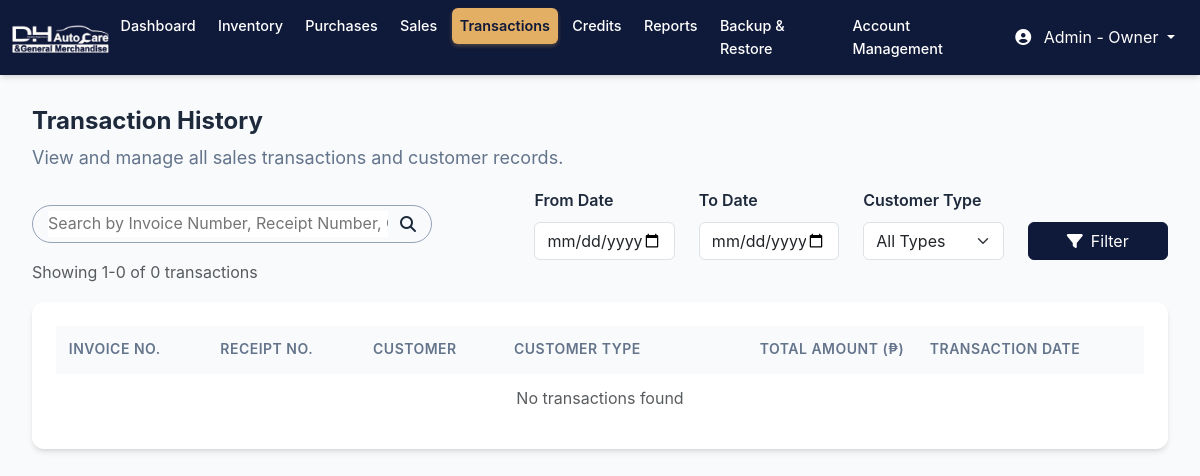
Page /transaction_history.php (signed in) on the earlier database version.
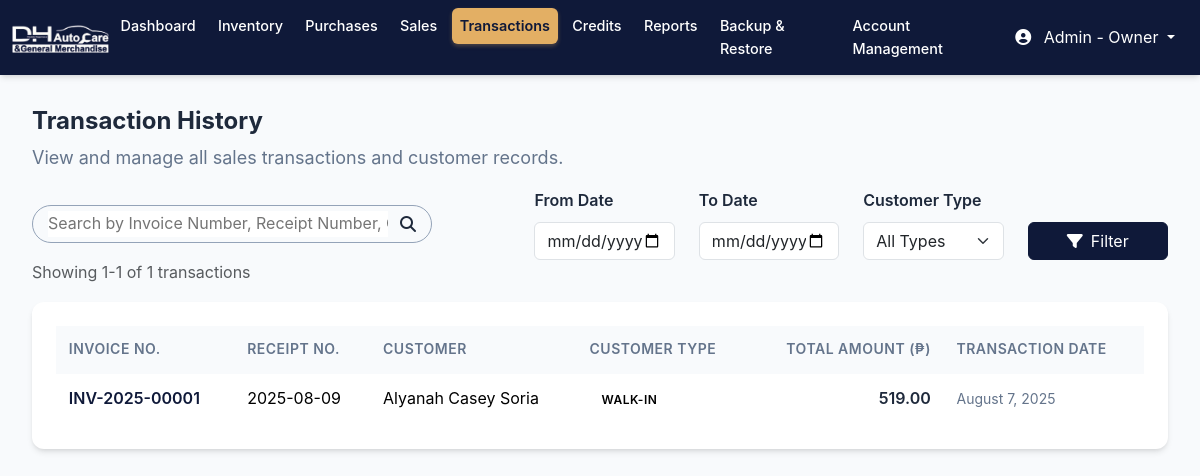
Same page on the later database version.
### tables this page shows
CREATE TABLE `purchase_transactions` (
  `transaction_id` int(11) NOT NULL AUTO_INCREMENT,
  `transaction_date` date NOT NULL,
  `payment_method` varchar(50) NOT NULL,
  `creditor_id` int(11) DEFAULT NULL,
  `subtotal` decimal(10,2) NOT NULL,
  `discount_percentage` decimal(10,2) DEFAULT 0.00,
  `grand_total` decimal(10,2) NOT NULL,
  `external_receipt_no` varchar(50) DEFAULT NULL,
  `invoice_no` varchar(255) NOT NULL,
  `customer_type` varchar(50) DEFAULT NULL,
  `customer_firstName` varchar(255) NOT NULL,
  `customer_middleName` varchar(255) NOT NULL,
  `customer_lastName` varchar(255) NOT NULL,
  `customer_suffix` varchar(255) NOT NULL,
  `created_at` timestamp NOT NULL DEFAULT current_timestamp(),
  PRIMARY KEY (`transaction_id`),
  UNIQUE KEY `external_receipt_no` (`external_receipt_no`),
  KEY `fk_creditor_id` (`creditor_id`),
  CONSTRAINT `fk_creditor_id` FOREIGN KEY (`creditor_id`) REFERENCES `tbl_creditors` (`creditor_id`) ON DELETE CASCADE
);

### transaction_history.php (the view, shortened to what this page needs)
<?php
include ('mycon.php');
$search = isset($_GET['search']) ? $_GET['search'] : '';
$params = [];
$whereClause = '';
$countQuery = "SELECT COUNT(*) as total FROM purchase_transactions pt LEFT JOIN tbl_credit_transactions ct ON pt.transaction_id = ct.transaction_id $whereClause";
$countStmt = $mysqli->prepare($countQuery);
$countStmt->execute();
$totalResult = $countStmt->get_result();
$totalCount = $totalResult->fetch_assoc()['total'];
$itemsPerPage = 5;
$currentPage = isset($_GET['page']) ? (int)$_GET['page'] : 1;
$offset = ($currentPage - 1) * $itemsPerPage;
$query = "SELECT pt.transaction_id, pt.invoice_no, pt.external_receipt_no, pt.customer_type, pt.grand_total, pt.transaction_date, pt.customer_firstName, pt.customer_middleName, pt.customer_lastName, pt.customer_suffix, ct.creditor_id
          FROM purchase_transactions pt
          LEFT JOIN tbl_credit_transactions ct ON pt.transaction_id = ct.transaction_id
          $whereClause
          ORDER BY pt.transaction_date DESC, pt.transaction_id DESC
          LIMIT ? OFFSET ?";
$stmt = $mysqli->prepare($query);
$allParams = array_merge($params, [$itemsPerPage, $offset]);
$stmt->bind_param(str_repeat('s', count($allParams)), ...$allParams);
$stmt->execute();
$result = $stmt->get_result();
$startItem = $offset + 1;
$endItem = min($offset + $itemsPerPage, $totalCount);
?>
<!DOCTYPE html>
<html lang="en">
<head>
    <link href="bootstrap-5.3.3-dist/css/bootstrap.min.css" rel="stylesheet">
    <link href="assets/docs.css" rel="stylesheet">
    <link rel="stylesheet" href="css/all.min.css">
    <link rel="stylesheet" href="css/fontawesome.min.css">
    <link rel="stylesheet" href="css/jquery-ui.css">
    <link rel="stylesheet" href="css/interfont.css">
    <link rel="stylesheet" href="css/style.css">
</head>
<body>
    <?php $activePage = 'transaction_history'; include 'navbar.php'; ?>
    <main class="main-content">
        <header class="page-header">
            <div class="header-content">
                <div class="header-left">
                    <h1 class="page-title">Transaction History</h1>
                    <p class="page-subtitle">View and manage all sales transactions and customer records.</p>
                </div>
            </div>
        </header>
        <div class="main-container">
            <div class="align-items-center d-flex justify-content-between">
                <div class='d-flex justify-content-between align-items-center' style='width: 570px;'>
                    <div class="search-container">
                        <input type="text" name="search" id="search" placeholder="Search by Invoice Number, Receipt Number, Customer Name" autocomplete="off" value="<?php echo htmlspecialchars($search); ?>">
                        <i class="fa-solid fa-magnifying-glass"></i>
                    </div>
                </div>
                <div class="row align-items-end">
                    <div class="col-md-3">
                        <label for="from-date" class="form-label fw-semibold">From Date</label>
                        <input type="date" class="form-control" id="from-date" name="from-date">
                    </div>
                    <div class="col-md-3">
                        <label for="to-date" class="form-label fw-semibold">To Date</label>
                        <input type="date" class="form-control" id="to-date" name="to-date">
                    </div>
                    <div class="col-md-3">
                        <label for="customer-type" class="form-label fw-semibold">Customer Type</label>
                        <select class="form-select" id="customer-type" name="customer-type">
                            <option value="">All Types</option>
                        </select>
                    </div>
                    <div class="col-md-3">
                        <button type="button" class="btn btn-primary w-100" id="filter-btn">
                            <i class="fas fa-filter me-2"></i>Filter
                        </button>
                    </div>
                </div>
            </div>
            <div class='mb-3'>
                <p class="text-muted mb-0">
                    Showing <span id="showing-count"><?php echo $startItem; ?>-<?php echo $endItem; ?></span> of <span id="total-count"><?php echo $totalCount; ?></span> transactions
                </p>
            </div>
            <div class="history">
                <div class="table-responsive">
                    <table class="table table-hover">
                        <thead class="table-light">
                            <tr class='align-middle'>
                                <th>Invoice No.</th>
                                <th>Receipt No.</th>
                                <th>Customer</th>
                                <th>Customer Type</th>
                                <th class='text-end'>Total Amount (₱)</th>
                                <th>Transaction Date</th>
                            </tr>
                        </thead>
                        <tbody id="transaction-tbody">
                            <?php if ($result->num_rows > 0): ?>
                                <?php while ($row = $result->fetch_assoc()): ?>
                                    <tr class="align-middle" style="cursor: pointer;" onclick="viewTransactionDetails(<?php echo htmlspecialchars($row['transaction_id']); ?>, '<?php echo htmlspecialchars($row['customer_type']); ?>', <?php echo !empty($row['creditor_id']) ? $row['creditor_id'] : 'null'; ?>, '<?php echo htmlspecialchars($row['invoice_no']); ?>')">
                                        <td><span class="invoice-number"><?php echo htmlspecialchars($row['invoice_no']); ?></span></td>
                                        <td><span class="receipt-number"><?php echo htmlspecialchars($row['external_receipt_no']); ?></span></td>
                                        <td>
                                <?php
                                if (stripos($row['customer_type'], 'credit') !== false && !empty($row['creditor_id'])) {
                                    $creditorId = (int)$row['creditor_id'];
                                    $creditorName = '';
                                    $creditorQuery = "SELECT org_name, creditor_fn, creditor_mn, creditor_ln, creditor_suffix, creditor_nickname FROM tbl_creditors WHERE creditor_id = ? LIMIT 1";
                                    $creditorStmt = $mysqli->prepare($creditorQuery);
                                    $creditorStmt->bind_param('i', $creditorId);
                                    $creditorStmt->execute();
                                    $creditorResult = $creditorStmt->get_result();
                                    if ($cred = $creditorResult->fetch_assoc()) {
                                        if (!empty($cred['org_name'])) {
                                            $creditorName = $cred['org_name'];
                                        } else {
                                            $fullName = trim(($cred['creditor_fn'] ?? '') . ' ' . ($cred['creditor_mn'] ?? '') . ' ' . ($cred['creditor_ln'] ?? '') . ' ' . ($cred['creditor_suffix'] ?? ''));
                                            if (!empty(trim($fullName))) {
                                                $creditorName = $fullName;
                                            } elseif (!empty($cred['creditor_nickname'])) {
                                                $creditorName = $cred['creditor_nickname'];
                                            } else {
                                                $creditorName = 'N/A';
                                            }
                                        }
                                    }
                                    $creditorStmt->close();
                                    echo htmlspecialchars($creditorName);
                                } elseif (stripos($row['customer_type'], 'credit') !== false) {
                                    echo '<span class="text-muted">Creditor info not found</span>';
                                } else {
                                    $customerName = trim($row['customer_firstName'] . ' ' . $row['customer_middleName'] . ' ' . $row['customer_lastName'] . ' ' . $row['customer_suffix']);
                                    echo htmlspecialchars($customerName ?: '');
                                }
                            ?>
                        </td>
                        <td>
                            <?php
                                $typeClass = strtolower(str_replace([' ', '-'], ['-', ''], $row['customer_type']));
                            ?>
                            <span class="customer-type-badge <?php echo $typeClass; ?>"><?php echo htmlspecialchars($row['customer_type']); ?></span>
                        </td>
                        <td class="text-end"><span class="amount"><?php echo number_format($row['grand_total'], 2); ?></span></td>
                        <td><span class="date"><?php echo date('F j, Y', strtotime($row['transaction_date'])); ?></span></td>
                    </tr>
                    <?php endwhile; ?>
                    <?php else: ?>
                        <tr>
                            <td colspan="6" class="text-center text-muted">No transactions found</td>
                        </tr>
                    <?php endif; ?>
                </tbody>
            </table>
        </div>
            </div>
        </div>
    </main>
</body>
</html>

### navbar.php (shortened to what this page needs)
<?php
$displayRole = (isset($_SESSION['role']) && $_SESSION['role'] === 'admin') ? 'Admin - Owner' : 'Cashier - Employee';
?>
    <nav class="navbar navbar-expand-lg navbar-light">
        <div class="container-fluid">
            <a class="navbar-brand" href="dashboard.php">
                <img src="images/dh-logo.png" alt="DH AUTOCARE" class="img-fluid" style="width: 100px;">
            </a>
            <div class="collapse navbar-collapse" id="navbarNav">
                <ul class="navbar-nav mx-auto">
                    <li class="nav-item">
                        <a class="nav-link <?php echo ($activePage === 'dashboard') ? 'active' : ''; ?>" href="dashboard.php">Dashboard</a>
                    </li>
                    <li class="nav-item">
                        <a class="nav-link <?php echo ($activePage === 'inventory') ? 'active' : ''; ?>" href="inventory.php">Inventory</a>
                    </li>
                    <li class="nav-item">
                        <a class="nav-link <?php echo ($activePage === 'supplier') ? 'active' : ''; ?>" href="supplier.php">Purchases</a>
                    </li>
                    <li class="nav-item">
                        <a class="nav-link <?php echo ($activePage === 'sales') ? 'active' : ''; ?>" href="sales.php">Sales</a>
                    </li>
                    <li class="nav-item">
                        <a class="nav-link <?php echo ($activePage === 'transaction_history') ? 'active' : ''; ?>" href="transaction_history.php">Transactions</a>
                    </li>
                    <li class="nav-item">
                        <a class="nav-link <?php echo ($activePage === 'creditor_list') ? 'active' : ''; ?>" href="creditor_list.php">Credits</a>
                    </li>
                    <li class="nav-item">
                        <a class="nav-link <?php echo ($activePage === 'reports') ? 'active' : ''; ?>" href="reports.php">Reports</a>
                    </li>
                    <li class="nav-item">
                        <a class="nav-link <?php echo ($activePage === 'backup_management') ? 'active' : ''; ?>" href="backup_management.php">Backup & Restore</a>
                    </li>
                    <?php if (isset($_SESSION['role']) && $_SESSION['role'] === 'admin'): ?>
                    <li class="nav-item">
                        <a class="nav-link <?php echo ($activePage === 'account_management') ? 'active' : ''; ?>" href="account_management.php">Account Management</a>
                    </li>
                    <?php endif; ?>
                </ul>
            </div>
            <div class="d-flex align-items-center gap-3 text-white">
                <div class="dropdown">
                    <button class="btn btn-link text-white text-decoration-none dropdown-toggle" type="button" id="userDropdown" data-bs-toggle="dropdown" aria-expanded="false">
                        <i class="fa-solid fa-user-circle me-2"></i>
                        <?php echo $displayRole; ?>
                    </button>
                </div>
            </div>
        </div>
    </nav>

### assets/docs.css (style rules this page uses)
:root { --bs-breakpoint-xs: 0;--bs-breakpoint-sm: 576px;--bs-breakpoint-md: 768px;--bs-breakpoint-lg: 992px;--bs-breakpoint-xl: 1200px;--bs-breakpoint-xxl: 1400px }
:root,[data-bs-theme="light"] { --bd-purple: #4c0bce;--bd-violet: #712cf9;--bd-accent: #ffe484;--bd-violet-rgb: 112.520718,44.062154,249.437846;--bd-accent-rgb: 255,228,132;--bd-pink-rgb: 214,51,132;--bd-teal-rgb: 32,201,151;--bd-violet-bg: var(--bd-violet);--bd-toc-color: var(--bd-violet);--bd-sidebar-link-bg: rgba(var(--bd-violet-rgb), .1);--bd-callout-link: 10,88,202;--bd-callout-code-color: #ab296a;--bd-pre-bg: var(--bs-tertiary-bg) }
:root { --docsearch-primary-color: var(--bd-violet);--docsearch-logo-color: var(--bd-violet) }
main a,main button,main input,main select,main textarea,main h2,main h3,main h4,main [tabindex="0"] { scroll-margin-top:80px;scroll-margin-bottom:100px }
:root,[data-bs-theme="light"] { --base02: #c8c8fa;--base03: #565c64;--base04: #666;--base05: #333;--base06: #fff;--base07: #13795b;--base08: #c6303e;--base09: #087990;--base0A: #6f42c1;--base0B: #084298;--base0C: #084298;--base0D: #6f42c1;--base0E: #ab296a;--base0F: #333 }

Differences in the rows shown:
added purchase_transactions: invoice_no "INV-2025-00001", external_receipt_no "2025-08-09", customer_firstName+customer_middleName+customer_lastName "Alyanah Casey Soria", customer_type "WALK-IN", grand_total "519.00", transaction_date "August 7, 2025"
Other differences:
$endItem: "0" → "1"
$totalCount: "0" → "1"
text no longer shown: "No transactions found"
